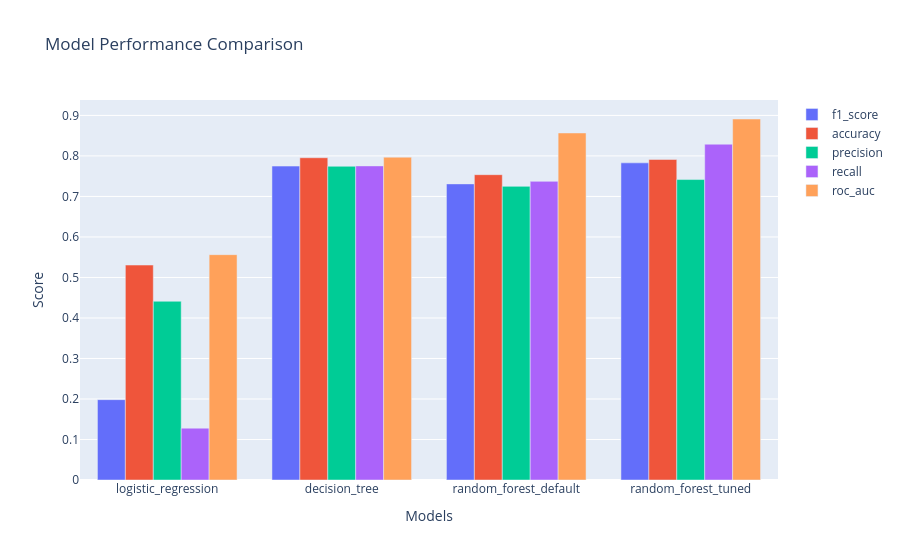

Source (notebook cell):
### Code cell
import plotly.graph_objects as go

# Convert metrics dictionary to DataFrame
metrics_df = pd.DataFrame(metrics).T

# Create bar chart
fig = go.Figure()

for metric in metrics_df.columns:
    fig.add_trace(
        go.Bar(
            x=metrics_df.index,
            y=metrics_df[metric],
            name=metric
        )
    )

fig.update_layout(
    title="Model Performance Comparison",
    xaxis_title="Models",
    yaxis_title="Score",
    barmode="group",
    template="plotly"
)


fig.show()

### Figure 1 — Plotly figure (JSON) as saved in the notebook; plotly's stock layout.template omitted (floating-point values rounded to 4 significant figures)
{"data": [{"name": "f1_score", "type": "bar", "x": ["logistic_regression", "decision_tree", "random_forest_default", "random_forest_tuned"], "y": [0.1984, 0.7749, 0.731, 0.7829]}, {"name": "accuracy", "type": "bar", "x": ["logistic_regression", "decision_tree", "random_forest_default", "random_forest_tuned"], "y": [0.5306, 0.7955, 0.7537, 0.7913]}, {"name": "precision", "type": "bar", "x": ["logistic_regression", "decision_tree", "random_forest_default", "random_forest_tuned"], "y": [0.4412, 0.7744, 0.7249, 0.7417]}, {"name": "recall", "type": "bar", "x": ["logistic_regression", "decision_tree", "random_forest_default", "random_forest_tuned"], "y": [0.1279, 0.7754, 0.7372, 0.829]}, {"name": "roc_auc", "type": "bar", "x": ["logistic_regression", "decision_tree", "random_forest_default", "random_forest_tuned"], "y": [0.5563, 0.7969, 0.8567, 0.8912]}], "layout": {"barmode": "group", "title": {"text": "Model Performance Comparison"}, "xaxis": {"title": {"text": "Models"}}, "yaxis": {"title": {"text": "Score"}}}}
